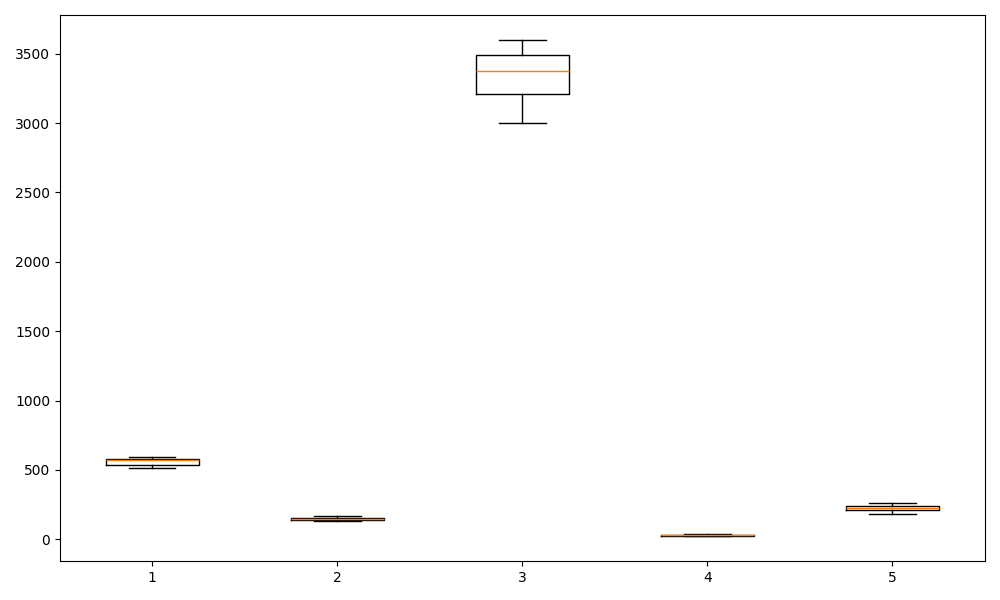

Python code for this plot:
import matplotlib.pyplot as plt

elf_ages = [510, 530, 535, 545, 565, 575, 585, 590, 580, 570]
dwarf_ages = [140, 140, 130, 155, 150, 165, 155, 145, 140, 145]
dragon_ages = [3100, 3250, 3400, 3350, 3500, 3450, 3550, 3600, 3000, 3200]
human_ages = [25, 27, 22, 35, 30, 38, 28, 32, 24, 20]
wizard_ages = [210, 220, 230, 200, 240, 250, 230, 260, 220, 180]

age_data = [elf_ages, dwarf_ages, dragon_ages, human_ages, wizard_ages]

fig, ax = plt.subplots(figsize=(10, 6))
ax.boxplot(age_data, vert=True, patch_artist=False)

plt.tight_layout()
plt.show()
